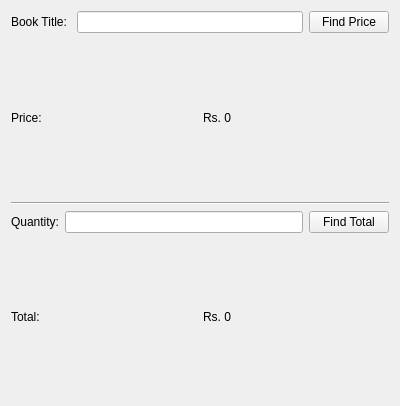
<?xml version="1.0" encoding="UTF-8"?>
<ui version="4.0">
 <class>MainForm</class>
 <widget class="QWidget" name="MainForm">
  <property name="geometry">
   <rect>
    <x>0</x>
    <y>0</y>
    <width>400</width>
    <height>406</height>
   </rect>
  </property>
  <property name="windowTitle">
   <string>Windows Title</string>
  </property>
  <layout class="QGridLayout" name="gridLayout">
   <item row="0" column="0">
    <layout class="QHBoxLayout" name="horizontalLayout">
     <item>
      <widget class="QLabel" name="BookLabel">
       <property name="text">
        <string>Book Title: </string>
       </property>
      </widget>
     </item>
     <item>
      <widget class="QLineEdit" name="TitleTextbox">
       <property name="maxLength">
        <number>32770</number>
       </property>
      </widget>
     </item>
     <item>
      <widget class="QPushButton" name="FindPriceButton">
       <property name="text">
        <string>Find Price</string>
       </property>
      </widget>
     </item>
    </layout>
   </item>
   <item row="1" column="0">
    <layout class="QHBoxLayout" name="horizontalLayout_2">
     <item>
      <widget class="QLabel" name="PriceLabel">
       <property name="text">
        <string>Price:</string>
       </property>
      </widget>
     </item>
     <item>
      <widget class="QLabel" name="PriceResultLabel">
       <property name="text">
        <string>Rs. 0</string>
       </property>
      </widget>
     </item>
    </layout>
   </item>
   <item row="2" column="0">
    <widget class="Line" name="line">
     <property name="orientation">
      <enum>Qt::Horizontal</enum>
     </property>
    </widget>
   </item>
   <item row="3" column="0">
    <layout class="QHBoxLayout" name="horizontalLayout_3">
     <item>
      <widget class="QLabel" name="QtyLabel">
       <property name="text">
        <string>Quantity:</string>
       </property>
      </widget>
     </item>
     <item>
      <widget class="QLineEdit" name="QtyTextbox">
       <property name="maxLength">
        <number>32770</number>
       </property>
      </widget>
     </item>
     <item>
      <widget class="QPushButton" name="FindTotalButton">
       <property name="text">
        <string>Find Total</string>
       </property>
      </widget>
     </item>
    </layout>
   </item>
   <item row="4" column="0">
    <layout class="QHBoxLayout" name="horizontalLayout_4">
     <item>
      <widget class="QLabel" name="TotalLabel">
       <property name="text">
        <string>Total:</string>
       </property>
      </widget>
     </item>
     <item>
      <widget class="QLabel" name="ResultTotalLabel">
       <property name="text">
        <string>Rs. 0</string>
       </property>
      </widget>
     </item>
    </layout>
   </item>
  </layout>
 </widget>
 <resources/>
 <connections/>
</ui>
